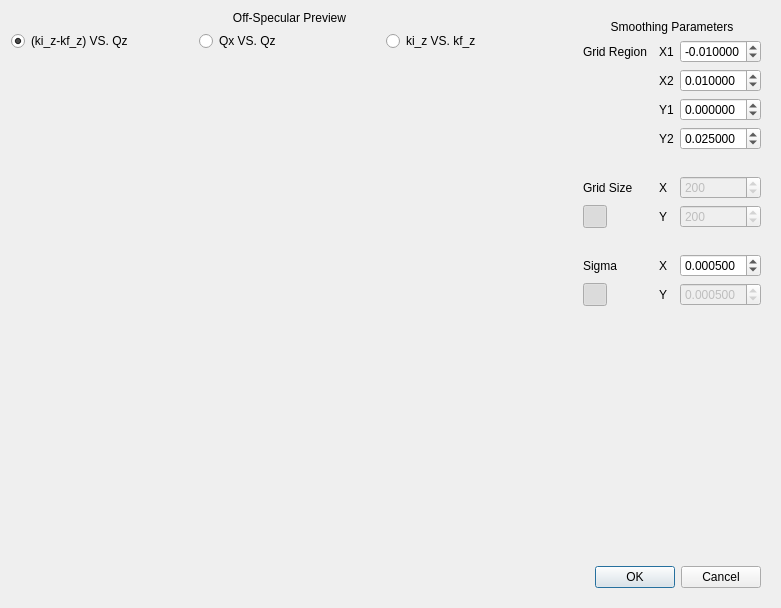
<?xml version="1.0" encoding="UTF-8"?>
<ui version="4.0">
 <class>Dialog</class>
 <widget class="QDialog" name="Dialog">
  <property name="geometry">
   <rect>
    <x>0</x>
    <y>0</y>
    <width>781</width>
    <height>608</height>
   </rect>
  </property>
  <property name="windowTitle">
   <string>Smooth Off-Specular</string>
  </property>
  <property name="windowIcon">
   <iconset resource="../icons/icons.qrc">
    <normaloff>:/General/logo.png</normaloff>:/General/logo.png</iconset>
  </property>
  <layout class="QVBoxLayout" name="verticalLayout_2">
   <item>
    <layout class="QHBoxLayout" name="horizontalLayout_2">
     <item>
      <layout class="QVBoxLayout" name="verticalLayout">
       <item>
        <widget class="QLabel" name="label">
         <property name="text">
          <string>Off-Specular Preview</string>
         </property>
         <property name="alignment">
          <set>Qt::AlignCenter</set>
         </property>
        </widget>
       </item>
       <item>
        <layout class="QHBoxLayout" name="horizontalLayout">
         <item>
          <widget class="QRadioButton" name="kizmkfzVSqz">
           <property name="text">
            <string>(ki_z-kf_z) VS. Qz</string>
           </property>
           <property name="checked">
            <bool>true</bool>
           </property>
          </widget>
         </item>
         <item>
          <widget class="QRadioButton" name="qxVSqz">
           <property name="text">
            <string>Qx VS. Qz</string>
           </property>
          </widget>
         </item>
         <item>
          <widget class="QRadioButton" name="kizVSkfz">
           <property name="text">
            <string>ki_z VS. kf_z</string>
           </property>
          </widget>
         </item>
        </layout>
       </item>
       <item>
        <widget class="MPLWidget" name="plot" native="true">
         <property name="sizePolicy">
          <sizepolicy hsizetype="Expanding" vsizetype="Expanding">
           <horstretch>0</horstretch>
           <verstretch>0</verstretch>
          </sizepolicy>
         </property>
        </widget>
       </item>
      </layout>
     </item>
     <item>
      <widget class="QWidget" name="widget" native="true">
       <layout class="QGridLayout" name="gridLayout">
        <item row="6" column="0">
         <widget class="QLabel" name="label_3">
          <property name="text">
           <string>Grid Size</string>
          </property>
         </widget>
        </item>
        <item row="8" column="2">
         <widget class="QLabel" name="label_4">
          <property name="text">
           <string>Y</string>
          </property>
         </widget>
        </item>
        <item row="9" column="3">
         <spacer name="verticalSpacer">
          <property name="orientation">
           <enum>Qt::Vertical</enum>
          </property>
          <property name="sizeType">
           <enum>QSizePolicy::Maximum</enum>
          </property>
          <property name="sizeHint" stdset="0">
           <size>
            <width>20</width>
            <height>20</height>
           </size>
          </property>
         </spacer>
        </item>
        <item row="10" column="0">
         <widget class="QLabel" name="label_2">
          <property name="text">
           <string>Sigma</string>
          </property>
         </widget>
        </item>
        <item row="8" column="3">
         <widget class="QSpinBox" name="gridSizeY">
          <property name="enabled">
           <bool>false</bool>
          </property>
          <property name="minimum">
           <number>10</number>
          </property>
          <property name="maximum">
           <number>1000</number>
          </property>
          <property name="singleStep">
           <number>10</number>
          </property>
          <property name="value">
           <number>200</number>
          </property>
         </widget>
        </item>
        <item row="10" column="3">
         <widget class="QDoubleSpinBox" name="sigmaX">
          <property name="decimals">
           <number>6</number>
          </property>
          <property name="minimum">
           <double>0.000001000000000</double>
          </property>
          <property name="maximum">
           <double>1.000000000000000</double>
          </property>
          <property name="singleStep">
           <double>0.000250000000000</double>
          </property>
          <property name="value">
           <double>0.000500000000000</double>
          </property>
         </widget>
        </item>
        <item row="6" column="3">
         <widget class="QSpinBox" name="gridSizeX">
          <property name="enabled">
           <bool>false</bool>
          </property>
          <property name="minimum">
           <number>10</number>
          </property>
          <property name="maximum">
           <number>1000</number>
          </property>
          <property name="singleStep">
           <number>10</number>
          </property>
          <property name="value">
           <number>200</number>
          </property>
         </widget>
        </item>
        <item row="10" column="2">
         <widget class="QLabel" name="label_7">
          <property name="text">
           <string>X</string>
          </property>
         </widget>
        </item>
        <item row="6" column="2">
         <widget class="QLabel" name="label_6">
          <property name="text">
           <string>X</string>
          </property>
         </widget>
        </item>
        <item row="8" column="0">
         <widget class="QToolButton" name="gridSizeCoupled">
          <property name="icon">
           <iconset theme="system-lock-screen"/>
          </property>
          <property name="checkable">
           <bool>true</bool>
          </property>
          <property name="checked">
           <bool>true</bool>
          </property>
         </widget>
        </item>
        <item row="13" column="3">
         <spacer name="verticalSpacer_2">
          <property name="orientation">
           <enum>Qt::Vertical</enum>
          </property>
          <property name="sizeHint" stdset="0">
           <size>
            <width>20</width>
            <height>40</height>
           </size>
          </property>
         </spacer>
        </item>
        <item row="12" column="2">
         <widget class="QLabel" name="label_8">
          <property name="text">
           <string>Y</string>
          </property>
         </widget>
        </item>
        <item row="12" column="0">
         <widget class="QToolButton" name="sigmasCoupled">
          <property name="icon">
           <iconset theme="system-lock-screen"/>
          </property>
          <property name="checkable">
           <bool>true</bool>
          </property>
          <property name="checked">
           <bool>true</bool>
          </property>
         </widget>
        </item>
        <item row="5" column="3">
         <spacer name="verticalSpacer_3">
          <property name="orientation">
           <enum>Qt::Vertical</enum>
          </property>
          <property name="sizeType">
           <enum>QSizePolicy::Maximum</enum>
          </property>
          <property name="sizeHint" stdset="0">
           <size>
            <width>20</width>
            <height>20</height>
           </size>
          </property>
         </spacer>
        </item>
        <item row="1" column="3">
         <widget class="QDoubleSpinBox" name="gridXmin">
          <property name="decimals">
           <number>6</number>
          </property>
          <property name="minimum">
           <double>-1.000000000000000</double>
          </property>
          <property name="maximum">
           <double>1.000000000000000</double>
          </property>
          <property name="singleStep">
           <double>0.001000000000000</double>
          </property>
          <property name="value">
           <double>-0.010000000000000</double>
          </property>
         </widget>
        </item>
        <item row="1" column="2">
         <widget class="QLabel" name="label_9">
          <property name="text">
           <string>X1</string>
          </property>
         </widget>
        </item>
        <item row="1" column="0">
         <widget class="QLabel" name="label_5">
          <property name="text">
           <string>Grid Region</string>
          </property>
         </widget>
        </item>
        <item row="2" column="2">
         <widget class="QLabel" name="label_10">
          <property name="text">
           <string>X2</string>
          </property>
         </widget>
        </item>
        <item row="3" column="2">
         <widget class="QLabel" name="label_11">
          <property name="text">
           <string>Y1</string>
          </property>
         </widget>
        </item>
        <item row="4" column="2">
         <widget class="QLabel" name="label_12">
          <property name="text">
           <string>Y2</string>
          </property>
         </widget>
        </item>
        <item row="2" column="3">
         <widget class="QDoubleSpinBox" name="gridXmax">
          <property name="decimals">
           <number>6</number>
          </property>
          <property name="minimum">
           <double>-1.000000000000000</double>
          </property>
          <property name="maximum">
           <double>1.000000000000000</double>
          </property>
          <property name="singleStep">
           <double>0.001000000000000</double>
          </property>
          <property name="value">
           <double>0.010000000000000</double>
          </property>
         </widget>
        </item>
        <item row="3" column="3">
         <widget class="QDoubleSpinBox" name="gridYmin">
          <property name="decimals">
           <number>6</number>
          </property>
          <property name="minimum">
           <double>-1.000000000000000</double>
          </property>
          <property name="maximum">
           <double>1.000000000000000</double>
          </property>
          <property name="singleStep">
           <double>0.001000000000000</double>
          </property>
         </widget>
        </item>
        <item row="4" column="3">
         <widget class="QDoubleSpinBox" name="gridYmax">
          <property name="decimals">
           <number>6</number>
          </property>
          <property name="minimum">
           <double>-1.000000000000000</double>
          </property>
          <property name="maximum">
           <double>1.000000000000000</double>
          </property>
          <property name="singleStep">
           <double>0.001000000000000</double>
          </property>
          <property name="value">
           <double>0.025000000000000</double>
          </property>
         </widget>
        </item>
        <item row="0" column="0" colspan="4">
         <widget class="QLabel" name="label_13">
          <property name="text">
           <string>Smoothing Parameters</string>
          </property>
          <property name="alignment">
           <set>Qt::AlignCenter</set>
          </property>
         </widget>
        </item>
        <item row="14" column="0" colspan="4">
         <widget class="QDialogButtonBox" name="buttonBox">
          <property name="orientation">
           <enum>Qt::Horizontal</enum>
          </property>
          <property name="standardButtons">
           <set>QDialogButtonBox::Cancel|QDialogButtonBox::Ok</set>
          </property>
         </widget>
        </item>
        <item row="12" column="3">
         <widget class="QDoubleSpinBox" name="sigmaY">
          <property name="enabled">
           <bool>false</bool>
          </property>
          <property name="decimals">
           <number>6</number>
          </property>
          <property name="minimum">
           <double>0.000001000000000</double>
          </property>
          <property name="maximum">
           <double>1.000000000000000</double>
          </property>
          <property name="singleStep">
           <double>0.000250000000000</double>
          </property>
          <property name="value">
           <double>0.000500000000000</double>
          </property>
         </widget>
        </item>
       </layout>
      </widget>
     </item>
    </layout>
   </item>
  </layout>
 </widget>
 <customwidgets>
  <customwidget>
   <class>MPLWidget</class>
   <extends>QWidget</extends>
   <header location="global">mplwidget.h</header>
   <container>1</container>
  </customwidget>
 </customwidgets>
 <resources>
  <include location="../icons/icons.qrc"/>
 </resources>
 <connections>
  <connection>
   <sender>kizmkfzVSqz</sender>
   <signal>clicked()</signal>
   <receiver>Dialog</receiver>
   <slot>drawPlot()</slot>
   <hints>
    <hint type="sourcelabel">
     <x>148</x>
     <y>36</y>
    </hint>
    <hint type="destinationlabel">
     <x>92</x>
     <y>-7</y>
    </hint>
   </hints>
  </connection>
  <connection>
   <sender>kizVSkfz</sender>
   <signal>clicked()</signal>
   <receiver>Dialog</receiver>
   <slot>drawPlot()</slot>
   <hints>
    <hint type="sourcelabel">
     <x>452</x>
     <y>39</y>
    </hint>
    <hint type="destinationlabel">
     <x>222</x>
     <y>4</y>
    </hint>
   </hints>
  </connection>
  <connection>
   <sender>qxVSqz</sender>
   <signal>clicked()</signal>
   <receiver>Dialog</receiver>
   <slot>drawPlot()</slot>
   <hints>
    <hint type="sourcelabel">
     <x>258</x>
     <y>36</y>
    </hint>
    <hint type="destinationlabel">
     <x>460</x>
     <y>1</y>
    </hint>
   </hints>
  </connection>
  <connection>
   <sender>gridSizeCoupled</sender>
   <signal>clicked(bool)</signal>
   <receiver>gridSizeY</receiver>
   <slot>setDisabled(bool)</slot>
   <hints>
    <hint type="sourcelabel">
     <x>615</x>
     <y>198</y>
    </hint>
    <hint type="destinationlabel">
     <x>705</x>
     <y>198</y>
    </hint>
   </hints>
  </connection>
  <connection>
   <sender>sigmasCoupled</sender>
   <signal>clicked(bool)</signal>
   <receiver>sigmaY</receiver>
   <slot>setDisabled(bool)</slot>
   <hints>
    <hint type="sourcelabel">
     <x>614</x>
     <y>278</y>
    </hint>
    <hint type="destinationlabel">
     <x>731</x>
     <y>278</y>
    </hint>
   </hints>
  </connection>
  <connection>
   <sender>buttonBox</sender>
   <signal>accepted()</signal>
   <receiver>Dialog</receiver>
   <slot>accept()</slot>
   <hints>
    <hint type="sourcelabel">
     <x>659</x>
     <y>586</y>
    </hint>
    <hint type="destinationlabel">
     <x>677</x>
     <y>611</y>
    </hint>
   </hints>
  </connection>
  <connection>
   <sender>buttonBox</sender>
   <signal>rejected()</signal>
   <receiver>Dialog</receiver>
   <slot>reject()</slot>
   <hints>
    <hint type="sourcelabel">
     <x>736</x>
     <y>585</y>
    </hint>
    <hint type="destinationlabel">
     <x>755</x>
     <y>612</y>
    </hint>
   </hints>
  </connection>
  <connection>
   <sender>gridXmin</sender>
   <signal>valueChanged(double)</signal>
   <receiver>Dialog</receiver>
   <slot>updateSettings()</slot>
   <hints>
    <hint type="sourcelabel">
     <x>728</x>
     <y>39</y>
    </hint>
    <hint type="destinationlabel">
     <x>390</x>
     <y>303</y>
    </hint>
   </hints>
  </connection>
  <connection>
   <sender>gridXmax</sender>
   <signal>valueChanged(double)</signal>
   <receiver>Dialog</receiver>
   <slot>updateSettings()</slot>
   <hints>
    <hint type="sourcelabel">
     <x>728</x>
     <y>66</y>
    </hint>
    <hint type="destinationlabel">
     <x>390</x>
     <y>303</y>
    </hint>
   </hints>
  </connection>
  <connection>
   <sender>gridYmin</sender>
   <signal>valueChanged(double)</signal>
   <receiver>Dialog</receiver>
   <slot>updateSettings()</slot>
   <hints>
    <hint type="sourcelabel">
     <x>728</x>
     <y>93</y>
    </hint>
    <hint type="destinationlabel">
     <x>390</x>
     <y>303</y>
    </hint>
   </hints>
  </connection>
  <connection>
   <sender>gridYmax</sender>
   <signal>valueChanged(double)</signal>
   <receiver>Dialog</receiver>
   <slot>updateSettings()</slot>
   <hints>
    <hint type="sourcelabel">
     <x>728</x>
     <y>120</y>
    </hint>
    <hint type="destinationlabel">
     <x>390</x>
     <y>303</y>
    </hint>
   </hints>
  </connection>
  <connection>
   <sender>sigmaX</sender>
   <signal>valueChanged(double)</signal>
   <receiver>Dialog</receiver>
   <slot>updateSettings()</slot>
   <hints>
    <hint type="sourcelabel">
     <x>729</x>
     <y>251</y>
    </hint>
    <hint type="destinationlabel">
     <x>390</x>
     <y>303</y>
    </hint>
   </hints>
  </connection>
  <connection>
   <sender>sigmaY</sender>
   <signal>valueChanged(double)</signal>
   <receiver>Dialog</receiver>
   <slot>updateSettings()</slot>
   <hints>
    <hint type="sourcelabel">
     <x>729</x>
     <y>279</y>
    </hint>
    <hint type="destinationlabel">
     <x>390</x>
     <y>303</y>
    </hint>
   </hints>
  </connection>
  <connection>
   <sender>gridSizeCoupled</sender>
   <signal>clicked()</signal>
   <receiver>Dialog</receiver>
   <slot>updateGrid()</slot>
   <hints>
    <hint type="sourcelabel">
     <x>609</x>
     <y>199</y>
    </hint>
    <hint type="destinationlabel">
     <x>390</x>
     <y>303</y>
    </hint>
   </hints>
  </connection>
  <connection>
   <sender>sigmasCoupled</sender>
   <signal>clicked()</signal>
   <receiver>Dialog</receiver>
   <slot>updateSettings()</slot>
   <hints>
    <hint type="sourcelabel">
     <x>609</x>
     <y>279</y>
    </hint>
    <hint type="destinationlabel">
     <x>390</x>
     <y>303</y>
    </hint>
   </hints>
  </connection>
  <connection>
   <sender>gridSizeCoupled</sender>
   <signal>clicked(bool)</signal>
   <receiver>gridSizeX</receiver>
   <slot>setDisabled(bool)</slot>
   <hints>
    <hint type="sourcelabel">
     <x>608</x>
     <y>189</y>
    </hint>
    <hint type="destinationlabel">
     <x>697</x>
     <y>177</y>
    </hint>
   </hints>
  </connection>
 </connections>
 <slots>
  <slot>drawPlot()</slot>
  <slot>updateSettings()</slot>
  <slot>updateGrid()</slot>
 </slots>
</ui>
